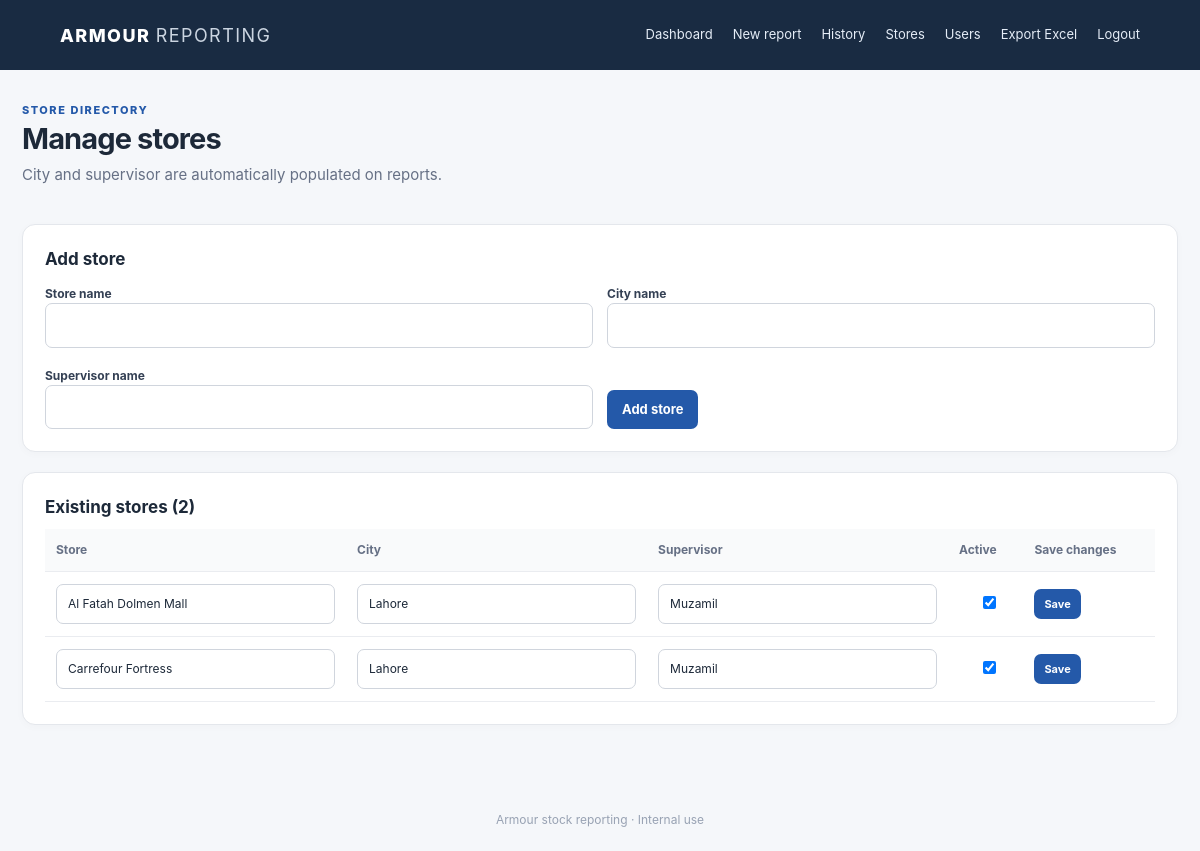
Page /admin/stores (signed in) on the committed database.
### app.py (models this page shows)
class Store(db.Model):
    id = db.Column(db.Integer, primary_key=True)
    name = db.Column(db.String(150), unique=True, nullable=False)
    city = db.Column(db.String(100), nullable=False)
    supervisor = db.Column(db.String(120), nullable=False)
    active = db.Column(db.Boolean, default=True, nullable=False)

### app.py (the view, shortened to what this page needs)
@app.route('/admin/stores', methods=['GET','POST'])
@admin_required
def admin_stores():
    return render_template('stores.html', stores=Store.query.order_by(Store.city,Store.name).all())

### app.py (called while the page is built)
def current_user():
    uid = session.get('user_id')
    return db.session.get(User, uid) if uid else None

def admin_required(fn):
    @wraps(fn)
    def wrapped(*args, **kwargs):
        u = current_user()
        if not u: return redirect(url_for('login'))
        if not u.is_admin: abort(403)
        return fn(*args, **kwargs)
    return wrapped

@app.context_processor
def inject_globals(): return {'me': current_user(), 'sku_fields': SKU_FIELDS, 'statuses': STATUSES, 'now_date': date.today().isoformat()}

    @property
    def is_admin(self): return self.role == 'admin'

### templates/stores.html
{% extends 'base.html' %}{% block content %}<div class="page-head"><div><p class="eyebrow">STORE DIRECTORY</p><h1>Manage stores</h1><p class="muted">City and supervisor are automatically populated on reports.</p></div></div><section class="card"><h2>Add store</h2><form method="post" class="form-grid"><div><label>Store name</label><input name="name" required></div><div><label>City name</label><input name="city" required></div><div><label>Supervisor name</label><input name="supervisor" required></div><div class="align-end"><button class="primary">Add store</button></div></form></section><section class="card"><h2>Existing stores ({{ stores|length }})</h2><div class="table-wrap"><table><thead><tr><th>Store</th><th>City</th><th>Supervisor</th><th>Active</th><th>Save changes</th></tr></thead><tbody>{% for s in stores %}<tr><form method="post" action="{{ url_for('edit_store',store_id=s.id) }}"><td><input name="name" value="{{ s.name }}" required></td><td><input name="city" value="{{ s.city }}" required></td><td><input name="supervisor" value="{{ s.supervisor }}" required></td><td><input type="checkbox" name="active" value="1" {% if s.active %}checked{% endif %}></td><td><button class="small primary">Save</button></td></form></tr>{% else %}<tr><td colspan="5">No stores yet.</td></tr>{% endfor %}</tbody></table></div></section>{% endblock %}

### static/style.css (style rules this page uses)
:root { --ink:#1d2939;--muted:#667085;--line:#e4e7ec;--paper:#f5f7fa;--navy:#192b42;--blue:#2459a9;--blue2:#174786;--green:#18794e;--red:#b42318 }
* { box-sizing:border-box }
body { margin:0;background:var(--paper);color:var(--ink);font:15px/1.5 Inter,ui-sans-serif,system-ui,-apple-system,BlinkMacSystemFont,"Segoe UI",sans-serif }
.page-head { display:flex;justify-content:space-between;align-items:center;gap:20px;margin-bottom:22px }
.page-head h1,.auth h1 { font-size:29px;line-height:1.2;margin:3px 0 8px;letter-spacing:-.03em }
.eyebrow { font-size:11px;letter-spacing:.14em;font-weight:800;color:var(--blue);margin:0 }
.muted { color:var(--muted);margin-top:4px }
.card { background:white;border:1px solid var(--line);border-radius:13px;padding:22px;margin-bottom:20px;box-shadow:0 2px 8px #10182806 }
.section-head h2,.card h2 { font-size:17px;margin:0 0 8px }
.table-wrap { width:100%;overflow-x:auto }
table { width:100%;border-collapse:collapse;font-size:12px;white-space:nowrap }
th { text-align:left;color:#667085;background:#f9fafb;font-weight:700 }
th,td { padding:12px 11px;border-bottom:1px solid #eaecf0 }
.auth label,label { font-size:12px;font-weight:700;color:#344054;display:block;margin-top:5px }
input,select { font:inherit;border:1px solid #d0d5dd;border-radius:7px;padding:10px 11px;background:white;color:var(--ink);min-width:0;width:100%;outline:none }
button,.button { font:inherit;border:0;border-radius:7px;padding:10px 15px;display:inline-flex;justify-content:center;align-items:center;text-decoration:none;cursor:pointer;font-size:13px;font-weight:700 }
.primary { background:var(--blue);color:white }
.small { font-size:11px;padding:7px 10px }
.form-grid { display:grid;grid-template-columns:repeat(2,minmax(0,1fr));gap:14px }
.form-grid>div { min-width:0 }
.align-end { display:flex;align-items:end }

### rows in the picture
Store: name "Al Fatah Dolmen Mall", city "Lahore", supervisor "Muzamil", active "☑"
Store: name "Carrefour Fortress", city "Lahore", supervisor "Muzamil", active "☑"

### other values in the picture
{{ stores|length }} "2"
